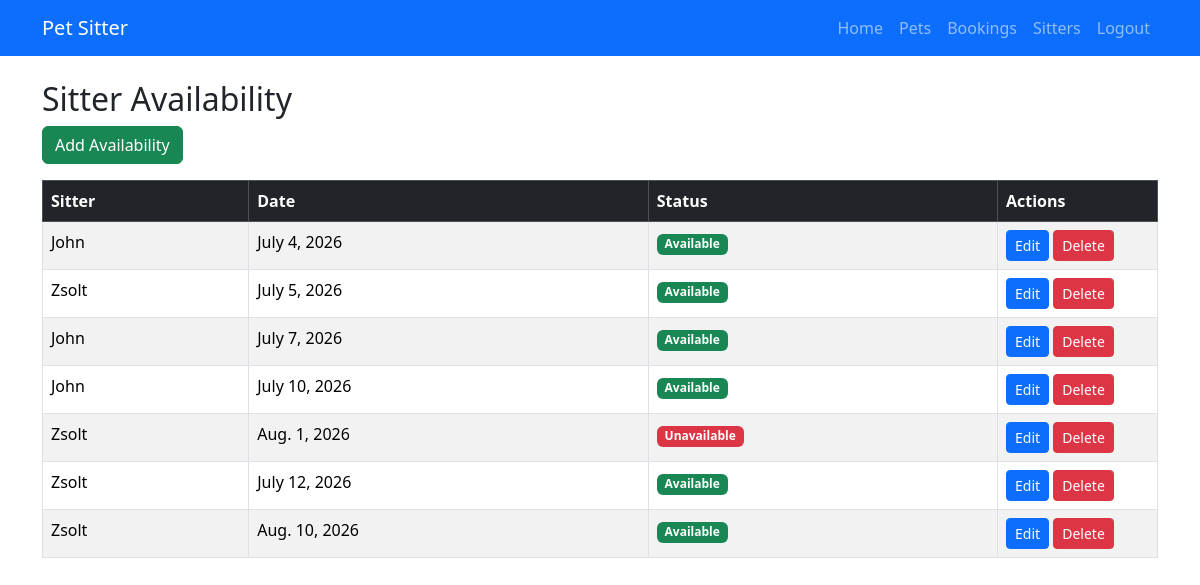
Page /availability/ (signed in) on the earlier database version.
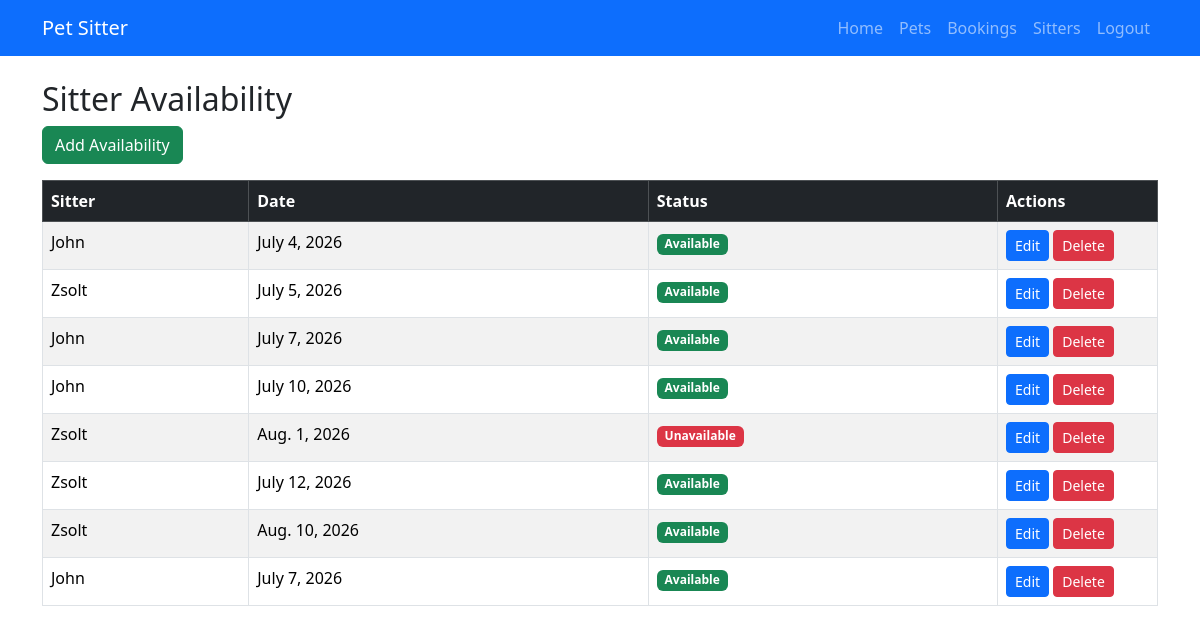
Same page on the later database version.
### core/models.py (models this page shows, shortened)
class SitterAvailability(models.Model):
    sitter = models.ForeignKey(
        User, on_delete=models.CASCADE, related_name="availability"
    )
    date = models.DateField()
    is_available = models.BooleanField(default=True)

### core/views.py (the view)
# urls.py: path("availability/", availability_list, name="availability_list"),
@login_required
def availability_list(request):
    availability_list = SitterAvailability.objects.all()
    return render(
        request,
        "availability/list.html",
        {"availability_list": availability_list}
    )

### core/templates/availability/list.html
{% extends "base.html" %}
{% block content %}
<h2>Sitter Availability</h2>
<a href="{% url 'availability_create' %}" class="btn btn-success mb-3">
    Add Availability
</a>
<table class="table table-striped table-bordered">
    <thead class="table-dark">
        <tr>
            <th>Sitter</th>
            <th>Date</th>
            <th>Status</th>
            <th style="width: 160px;">Actions</th>
        </tr>
    </thead>
    <tbody>
        {% for item in availability_list %}
        <tr>
            <td>{{ item.sitter }}</td>
            <td>{{ item.date }}</td>
            <td>
                {% if item.is_available %}
                    <span class="badge bg-success">Available</span>
                {% else %}
                    <span class="badge bg-danger">Unavailable</span>
                {% endif %}
            </td>
            <td>
                <a href="{% url 'availability_update' item.pk %}" class="btn btn-primary btn-sm">
                    Edit
                </a>
                <a href="{% url 'availability_delete' item.pk %}" class="btn btn-danger btn-sm">
                    Delete
                </a>
            </td>
        </tr>
        {% endfor %}
    </tbody>
</table>
{% endblock %}

Differences in the rows shown:
added SitterAvailability: sitter "John", date "July 7, 2026", is_available "Available"
